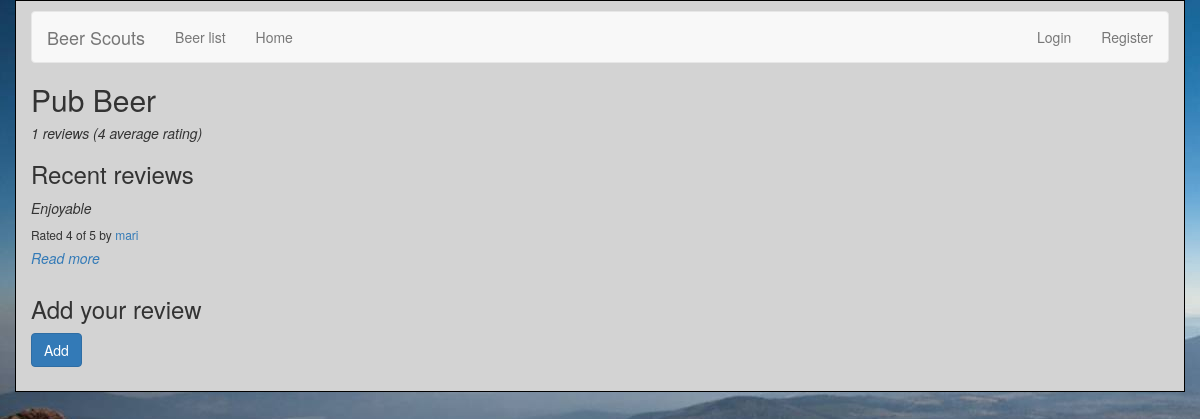
The app's page /reviews/beer/0/ with its own data.
### reviews/models.py (models this page shows, shortened)
class Beer(models.Model):
    name = models.CharField(max_length=200)
    abv = models.CharField(max_length=200)
    ibu = models.CharField(max_length=200)
    style = models.CharField(max_length=200)
    ounces = models.CharField(max_length=200)
    def average_rating(self):
        return self.review_set.aggregate(Avg('rating'))['rating__avg']

class Review(models.Model):
    RATING_CHOICES = (
        (1, '1'),
        (2, '2'),
        (3, '3'),
        (4, '4'),
        (5, '5'),
    )
    beer = models.ForeignKey(Beer, on_delete=models.CASCADE,)
    pub_date = models.DateTimeField('date published')
    user_name = models.CharField(max_length=100)
    comment = models.CharField(max_length=200)
    rating = models.IntegerField(choices=RATING_CHOICES)

### reviews/views.py (the view)
# urls.py: re_path(r'^beer/(?P<beer_id>[0-9]+)/$', views.beer_detail, name='beer_detail'),
def beer_detail(request, beer_id):
    beer = get_object_or_404(Beer, pk=beer_id)
    return render(request, 'reviews/beer_detail.html', {'beer': beer})

### reviews/templates/reviews/beer_detail.html (shortened to what this page needs)
{% extends 'base.html' %}
{% load bootstrap3 %}
{% block title %}
<h2>{{ beer.name }}</h2>
<h5>{{ beer.review_set.count }} reviews ({{ beer.average_rating | floatformat }} average rating)</h5>
{% endblock %}
{% block content %}
<h3>Recent reviews</h3>
{% if beer.review_set.all %}
<div class="row">
    {% for review in beer.review_set.all %}
    <div class="col-xs-6 col-lg-4">
        <em>{{ review.comment }}</em>
        <h6>Rated {{ review.rating }} of 5 by <a href="{% url 'reviews:user_review_list' review.user_name %}" >{{ review.user_name }}</a></h6>
        <h5><a href="{% url 'reviews:review_detail' review.id %}">
        Read more
        </a></h5>
    </div>
    {% endfor %}
</div>
{% else %}
<p>No reviews for this beer yet</p>
{% endif %}
<h3>Add your review</h3>
<form action="{% url 'reviews:add_review' beer.id %}" method="post" class="form">
    {% buttons %}
    <button type="submit" class="btn btn-primary">
      {% bootstrap_icon "star" %} Add
    </button>
    {% endbuttons %}
</form>
{% endblock %}

### reviews/static/reviews/style.css (style rules this page uses)
h5 { font-style: oblique; }
a { color: black; }

### records on screen
Beer: name "Pub Beer", review_set.count "1", average_rating "4"
Review: comment "Enjoyable", rating "4", user_name "mari"
